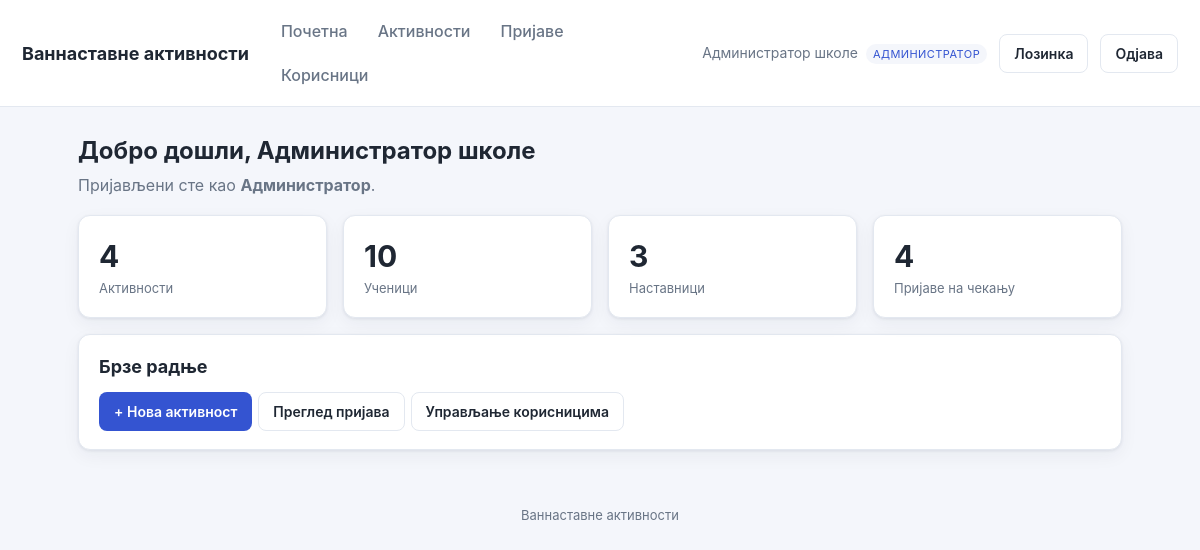
/dashboard.php (signed in), run on the app's committed database.
### tables this page shows
CREATE TABLE users (
  id          INT AUTO_INCREMENT PRIMARY KEY,
  name        VARCHAR(120) NOT NULL,
  email       VARCHAR(190) NOT NULL UNIQUE,
  password    VARCHAR(255) NOT NULL,
  role        ENUM('admin','teacher','student') NOT NULL,
  grade_class VARCHAR(40) DEFAULT NULL,
  active      TINYINT(1) NOT NULL DEFAULT 1,
  must_change_password TINYINT(1) NOT NULL DEFAULT 0,
  created_at  DATETIME NOT NULL DEFAULT CURRENT_TIMESTAMP
);

### includes/functions.php (called while the page is built, shortened)
<?php
function e(?string $s): string {
    return htmlspecialchars($s ?? '', ENT_QUOTES, 'UTF-8');
}
function role_label(string $r): string {
    static $m = ['admin' => 'Администратор', 'teacher' => 'Наставник', 'student' => 'Ученик'];
    return $m[$r] ?? $r;
}

### includes/db.php (called while the page is built, shortened)
<?php
function db(): PDO {
    static $pdo = null;
    if ($pdo === null) {
        $dsn = 'mysql:host=' . DB_HOST . ';dbname=' . DB_NAME . ';charset=utf8mb4';
        try {
            $pdo = new PDO($dsn, DB_USER, DB_PASS, [
                PDO::ATTR_ERRMODE            => PDO::ERRMODE_EXCEPTION,
                PDO::ATTR_DEFAULT_FETCH_MODE => PDO::FETCH_ASSOC,
                PDO::ATTR_EMULATE_PREPARES   => false,
            ]);
        } catch (PDOException $e) {
            http_response_code(500);
            die('Повезивање са базом није успело. Проверите config.php. '
                . (DEBUG ? '(' . htmlspecialchars($e->getMessage()) . ')' : ''));
        }
    }
    return $pdo;
}

### includes/auth.php (called while the page is built, shortened)
<?php
require_once __DIR__ . '/db.php';
require_once __DIR__ . '/functions.php';
function current_user(): ?array {
    static $u = null;
    if ($u === null) {
        $st = db()->prepare('SELECT * FROM users WHERE id=? AND active=1');
        $st->execute([$_SESSION['uid']]);
        $u = $st->fetch() ?: null;
    }
    return $u;
}
function require_login(): array {
    $u = current_user();
    return $u;
}
function is_admin(array $u): bool   { return $u['role'] === 'admin'; }

### dashboard.php (the view, shortened to what this page needs)
<?php
require_once __DIR__ . '/includes/auth.php';
$u = require_login();
if (is_admin($u)) {
    $counts = [
        'Активности' => db()->query("SELECT COUNT(*) FROM activities")->fetchColumn(),
        'Ученици'    => db()->query("SELECT COUNT(*) FROM users WHERE role='student'")->fetchColumn(),
        'Наставници' => db()->query("SELECT COUNT(*) FROM users WHERE role='teacher'")->fetchColumn(),
        'Пријаве на чекању' => db()->query("SELECT COUNT(*) FROM applications WHERE status='pending'")->fetchColumn(),
    ];
}
include __DIR__ . '/includes/header.php';
?>
<h1>Добро дошли, <?= e($u['name']) ?></h1>
<p class="sub">Пријављени сте као <strong><?= e(role_label($u['role'])) ?></strong>.</p>
<?php if (is_admin($u)): ?>
  <div class="grid">
    <?php foreach ($counts as $label => $n): ?>
      <div class="card"><div class="stat"><?= (int)$n ?></div><div class="stat-label"><?= e($label) ?></div></div>
    <?php endforeach; ?>
  </div>
  <div class="card">
    <h2 style="margin-top:0">Брзе радње</h2>
    <div class="row-actions">
      <a class="btn" href="activity_edit.php">+ Нова активност</a>
      <a class="btn btn-ghost" href="applications.php">Преглед пријава</a>
      <a class="btn btn-ghost" href="users.php">Управљање корисницима</a>
    </div>
  </div>
<?php endif; ?>
<?php include __DIR__ . '/includes/footer.php'; ?>

### includes/header.php (shortened to what this page needs)
<?php
$u = $u ?? current_user();
?><!DOCTYPE html>
<html lang="sr">
<head>
<link rel="stylesheet" href="assets/style.css">
</head>
<body>
<header class="topbar">
  <a class="brand" href="dashboard.php"><?= e(APP_NAME) ?></a>
  <?php if ($u): ?>
  <nav class="mainnav">
    <a href="dashboard.php">Почетна</a>
    <a href="activities.php">Активности</a>
    <?php if (is_admin($u) || is_teacher($u)): ?>
      <a href="applications.php">Пријаве</a>
    <?php endif; ?>
    <?php if (is_admin($u)): ?>
      <a href="users.php">Корисници</a>
    <?php endif; ?>
  </nav>
  <div class="userbox">
    <span class="uname"><?= e($u['name']) ?> <span class="role"><?= e(role_label($u['role'])) ?></span></span>
    <a class="btn btn-ghost" href="change_password.php">Лозинка</a>
    <a class="btn btn-ghost" href="logout.php">Одјава</a>
  </div>
  <?php endif; ?>
</header>
<main class="container">

### assets/style.css (style rules this page uses)
:root { --bg:#f4f6fb; --card:#fff; --ink:#1f2733; --muted:#697586; --line:#e3e8f0; --brand:#3454d1; --brand-d:#2740a8; --ok:#1c8a4e; --warn:#b7791f; --bad:#c23b3b; --radius:12px; --shadow:0 1px 3px rgba(20,30,60,.08),0 6px 18px rgba(20,30,60,.05); }
* { box-sizing:border-box }
body { margin:0;font-family:-apple-system,Segoe UI,Roboto,Helvetica,Arial,sans-serif; background:var(--bg);color:var(--ink);line-height:1.5 }
a { color:var(--brand);text-decoration:none }
.topbar { display:flex;align-items:center;gap:20px;background:var(--card); padding:12px 22px;border-bottom:1px solid var(--line);flex-wrap:wrap }
.brand { font-weight:700;font-size:18px;color:var(--ink) }
.mainnav { display:flex;gap:6px;flex:1;flex-wrap:wrap }
.mainnav a { padding:7px 12px;border-radius:8px;color:var(--muted);font-weight:500 }
.userbox { display:flex;align-items:center;gap:12px }
.uname { font-size:14px;color:var(--muted) }
.role { display:inline-block;font-size:11px;text-transform:uppercase;letter-spacing:.04em; background:var(--bg);color:var(--brand);padding:2px 7px;border-radius:20px;margin-left:4px }
.container { max-width:1080px;margin:26px auto;padding:0 18px }
h1 { font-size:24px;margin:0 0 4px }
h2 { font-size:18px;margin:26px 0 12px }
.sub { color:var(--muted);margin:0 0 18px }
.card { background:var(--card);border:1px solid var(--line);border-radius:var(--radius); padding:18px 20px;box-shadow:var(--shadow);margin-bottom:16px }
.grid { display:grid;grid-template-columns:repeat(auto-fill,minmax(240px,1fr));gap:16px }
.stat { font-size:30px;font-weight:700 }
.stat-label { color:var(--muted);font-size:13px }
.btn { display:inline-block;border:1px solid transparent;background:var(--brand);color:#fff; padding:8px 14px;border-radius:8px;font-size:14px;cursor:pointer;font-weight:600 }
.btn-ghost { background:transparent;border-color:var(--line);color:var(--ink) }
.row-actions { display:flex;gap:6px;flex-wrap:wrap }

### data on the page
users: name "Администратор школе", role "АДМИНИСТРАТОР", role "Администратор"

### other printed values
APP_NAME "Ваннаставне активности"
$n "4"
$label "Активности"
$n "10"
$label "Ученици"
$n "3"
$label "Наставници"
$label "Пријаве на чекању"
